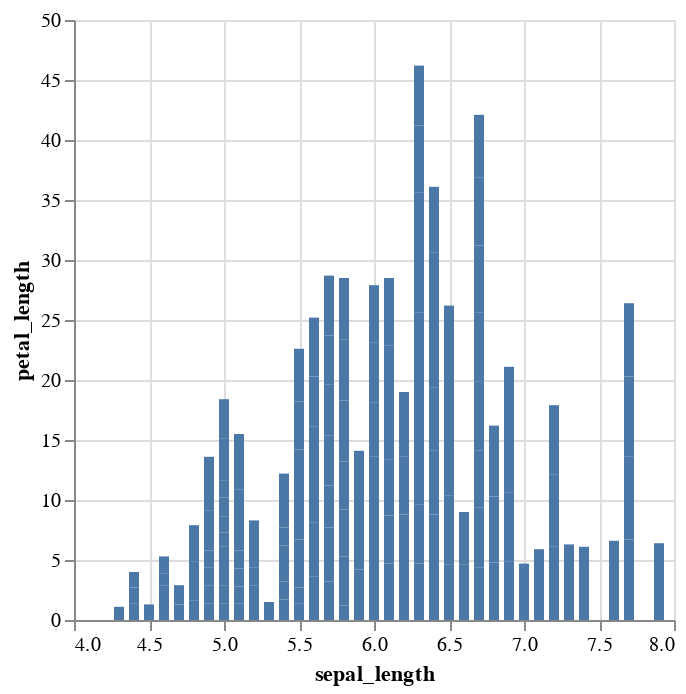

Notebook code for this chart:
### Code cell
interval = alt.selection_interval(encodings=['x'])

chart = alt.Chart(df).mark_bar().encode(

    x='sepal_length',

    y='petal_length',
    
    tooltip = 'species'

).add_selection(interval)

chart

### Figure 1 — Vega-Lite specification as saved in the notebook (floating-point values rounded to 4 significant figures; data arrays with more than 128 entries replaced by an {"elided": "..."} marker saying what was removed)
{"config": {"view": {"continuousWidth": 300, "continuousHeight": 300}}, "data": {"name": "data-3a191f69da972c40738d695fb9f41d2b"}, "mark": {"type": "bar"}, "encoding": {"tooltip": {"field": "species", "type": "nominal"}, "x": {"field": "sepal_length", "type": "quantitative"}, "y": {"field": "petal_length", "type": "quantitative"}}, "params": [{"name": "param_17", "select": {"type": "interval", "encodings": ["x"]}}], "$schema": "https://vega.github.io/schema/vega-lite/v5.17.0.json", "datasets": {"data-3a191f69da972c40738d695fb9f41d2b": {"elided": "150 records"}}}
